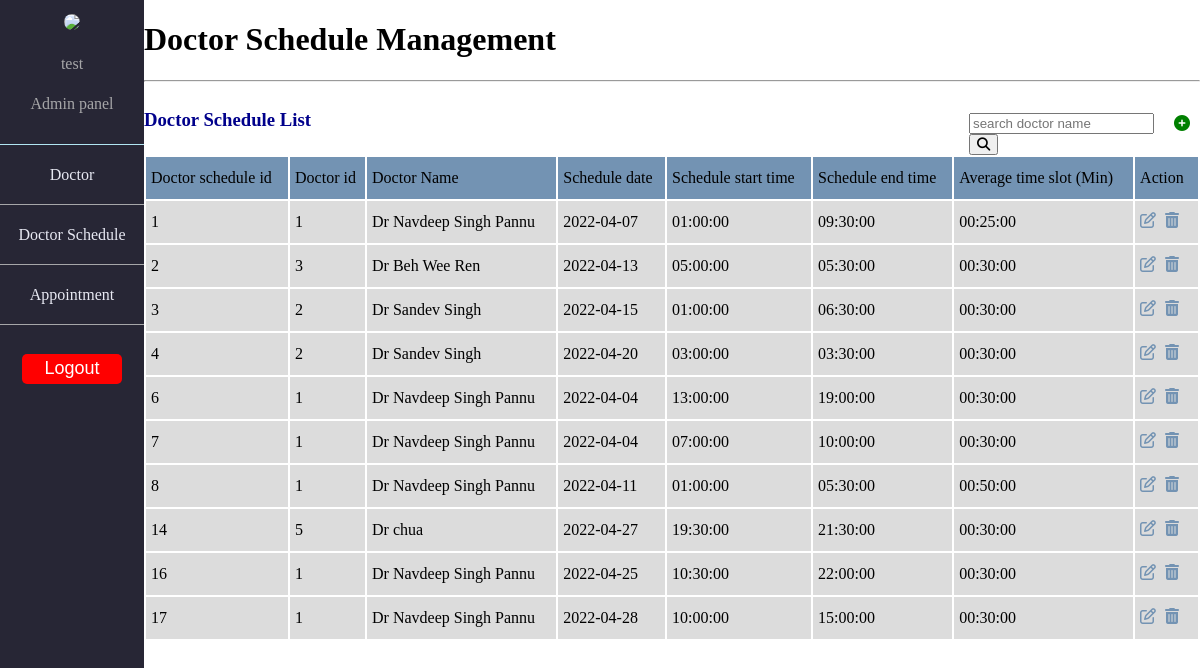
Page /admin-site/admin_doctor_schedule.php (signed in) on the committed database.
### tables this page shows
CREATE TABLE IF NOT EXISTS `doctor_schedule` (
  `doc_schedule_id` int NOT NULL AUTO_INCREMENT,
  `doctor_id` int NOT NULL,
  `schedule_date` date NOT NULL,
  `sche_start_time` time NOT NULL,
  `sche_end_time` time NOT NULL,
  `average_time_slot` time NOT NULL COMMENT '(minute)',
  PRIMARY KEY (`doc_schedule_id`),
  KEY `doctor_id` (`doctor_id`)
);

CREATE TABLE IF NOT EXISTS `doctor` (
  `doctor_id` int NOT NULL AUTO_INCREMENT,
  `doctor_name` varchar(50) NOT NULL,
  `doctor_specialist` varchar(255) NOT NULL,
  `doctor_edu_level` varchar(50) NOT NULL,
  `doctor_experience` int NOT NULL COMMENT 'doctor year of experience',
  `doctor_about` varchar(1000) NOT NULL,
  `doctor_portrait` longblob NOT NULL,
  PRIMARY KEY (`doctor_id`)
);

### admin-site/admin_doctor_schedule.php (the view, shortened to what this page needs)
<!DOCTYPE html>
<html>
    <head><title>Doctor Schedule</title>
        <link rel="stylesheet" href="https://cdnjs.cloudflare.com/ajax/libs/font-awesome/4.7.0/css/font-awesome.min.css">
        <div id="headerspace"><?php include_once("adminheader.php"); ?></div>
    </head>
    <body>
        <div id="main-content">
        <h1> Doctor Schedule Management </h1><hr>
        <div>
            <div id="doc_sch_list">
                <h3 style="color:darkblue; flex:9">Doctor Schedule List</h3>
                <form method="post" id="search_bar" style="flex:2">
                    <input type="text" name="search_key" placeholder="search doctor name">
                    <button name="searchbtn" type="submit"><i class="fa fa-search" aria-hidden="true"></i></button>
                </form>
                <a href="add_doc_sche.php"><i class="fa fa-plus-circle" id="add_icon" aria-hidden="true"></i></a>
            </div>
            <?php
                include("conn.php");
                $result = mysqli_query($con,"SELECT * FROM doctor_schedule");
            ?>
            <table width="100%">
                <tr bgcolor="#7393B3">
                    <td>Doctor schedule id</td>
                    <td>Doctor id</td>
                    <td>Doctor Name</td>
                    <td>Schedule date</td>
                    <td>Schedule start time</td>
                    <td>Schedule end time</td>
                    <td>Average time slot (Min)</td>
                    <td>Action</td>
                </tr>
                <?php
                while($row = mysqli_fetch_array($result))
                {
                    echo"<tr bgcolor=\"gainsboro\">";
                    echo"<td>";
                    echo $row['doc_schedule_id'];
                    echo"</td>";
                    echo"<td>";
                    $doc_id =$row['doctor_id'];
                    echo $row['doctor_id'];
                    echo"</td>";
                    $sql = "SELECT * FROM doctor WHERE doctor_id = $doc_id";
                    $table_doc = mysqli_query($con, $sql);
                    $doc = mysqli_fetch_array($table_doc);
                    echo"<td>";
                    echo $doc['doctor_name'];
                    echo"</td>";
                    echo"<td>";
                    echo $row['schedule_date'];
                    echo"</td>";
                    echo"<td>";
                    echo $row['sche_start_time'];
                    echo"</td>";
                    echo"<td>";
                    echo $row['sche_end_time'];
                    echo"</td>";
                    echo"<td>";
                    echo $row['average_time_slot'];
                    echo"</td>";
                    echo"<td><a href=\"../admin-site/doctor-schedule-edit.php?doc_schedule_id=";
                    echo $row['doc_schedule_id'];
                    echo"\"><i  class=\"far fa-edit button\" alt=\"edit\"></i></a>";
                    echo"<a href=\"../admin-site/admin-action-php1/doctor-schedule-delete.php?doc_schedule_id=";
                    echo $row['doc_schedule_id'];
                    echo "\" onClick=\"return confirm('Delete Doctor Schedule ID ";
                    echo $row['doc_schedule_id'];
                    echo" details?');\"><i  class=\"fa fa-trash button\" alt=\"delete\"></i></td></tr>";
                }
                ?>
            </table>
        </div>
        </div>
    </body>
</html>

### admin-site/admin_doctor_schedule.php (style rules this page uses)
.button { height:20px; width:25px; color:#7393B3; }
table, td { border: 2px solid white; border-collapse:collapse; padding-left:5px; }
td { height:40px; color:black; }
#doc_sch_list { display:flex; justify-content: space-between; position:relative; }
#add_icon { color:green; padding:25px 10px 0; flex:1; }
#search_bar { padding:23px 10px 0; }
#headerspace { position:fixed; display: inline-block; width: 12%; }
#main-content { width:88%; display: inline-block; margin-left:12%; }

### admin-site/adminheader.php (style rules this page uses)
html, body { margin: 0; height: 100%; }

### rows in the picture
doctor_schedule: doc_schedule_id "1", doctor "1", doctor.doctor_name "Dr Navdeep Singh Pannu", schedule_date "2022-04-07", sche_start_time "01:00:00", sche_end_time "09:30:00", average_time_slot "00:25:00"
doctor_schedule: doc_schedule_id "2", doctor "3", doctor.doctor_name "Dr Beh Wee Ren", schedule_date "2022-04-13", sche_start_time "05:00:00", sche_end_time "05:30:00", average_time_slot "00:30:00"
doctor_schedule: doc_schedule_id "3", doctor "2", doctor.doctor_name "Dr Sandev Singh", schedule_date "2022-04-15", sche_start_time "01:00:00", sche_end_time "06:30:00", average_time_slot "00:30:00"
doctor_schedule: doc_schedule_id "4", doctor "2", doctor.doctor_name "Dr Sandev Singh", schedule_date "2022-04-20", sche_start_time "03:00:00", sche_end_time "03:30:00", average_time_slot "00:30:00"
doctor_schedule: doc_schedule_id "6", doctor "1", doctor.doctor_name "Dr Navdeep Singh Pannu", schedule_date "2022-04-04", sche_start_time "13:00:00", sche_end_time "19:00:00", average_time_slot "00:30:00"
doctor_schedule: doc_schedule_id "7", doctor "1", doctor.doctor_name "Dr Navdeep Singh Pannu", schedule_date "2022-04-04", sche_start_time "07:00:00", sche_end_time "10:00:00", average_time_slot "00:30:00"
doctor_schedule: doc_schedule_id "8", doctor "1", doctor.doctor_name "Dr Navdeep Singh Pannu", schedule_date "2022-04-11", sche_start_time "01:00:00", sche_end_time "05:30:00", average_time_slot "00:50:00"
doctor_schedule: doc_schedule_id "14", doctor "5", doctor.doctor_name "Dr chua", schedule_date "2022-04-27", sche_start_time "19:30:00", sche_end_time "21:30:00", average_time_slot "00:30:00"
doctor_schedule: doc_schedule_id "16", doctor "1", doctor.doctor_name "Dr Navdeep Singh Pannu", schedule_date "2022-04-25", sche_start_time "10:30:00", sche_end_time "22:00:00", average_time_slot "00:30:00"
doctor_schedule: doc_schedule_id "17", doctor "1", doctor.doctor_name "Dr Navdeep Singh Pannu", schedule_date "2022-04-28", sche_start_time "10:00:00", sche_end_time "15:00:00", average_time_slot "00:30:00"

### other values in the picture
$admin "test"
